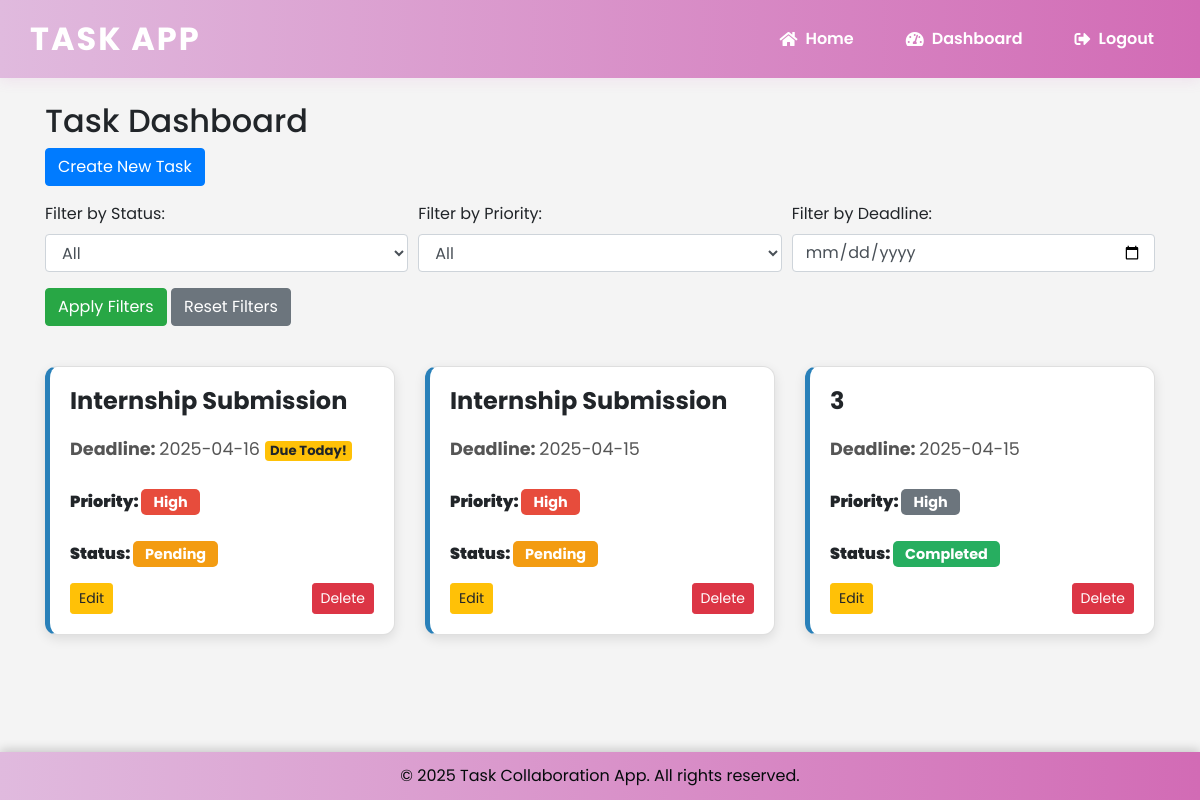
The app's page /dashboard.php (signed in) with its own data.
### tables this page shows
CREATE TABLE `tasks` (
  `id` int(11) NOT NULL,
  `user_id` int(11) NOT NULL,
  `title` varchar(255) NOT NULL,
  `deadline` date NOT NULL,
  `priority` enum('High','Medium','Low') NOT NULL,
  `status` enum('Pending','Completed') DEFAULT 'Pending'
);

### dashboard.php (the view, shortened to what this page needs)
<?php
include 'config/db.php';
include 'include/header.php';
$user_id = $_SESSION['user_id'];
$deadlineFilter = isset($_GET['deadline']) ? $_GET['deadline'] : '';
$whereClause = "";
$params = [$user_id];
$sql = "SELECT * FROM tasks WHERE user_id = ?" . $whereClause;
$stmt = $conn->prepare($sql);
$types = '';
foreach ($params as $param) {
    if (is_int($param)) {
        $types .= 'i';
    } elseif (is_float($param)) {
        $types .= 'd';
    } else {
        $types .= 's';
    }
}
$stmt->bind_param($types, ...$params);
$stmt->execute();
$tasks = $stmt->get_result()->fetch_all(MYSQLI_ASSOC);
?>
<link href="https://cdn.jsdelivr.net/npm/bootstrap@4.6.2/dist/css/bootstrap.min.css" rel="stylesheet">
<div class="container mt-4">
    <h2>Task Dashboard</h2>
    <a href="task.php" class="btn btn-primary mb-3">Create New Task</a>
    <form method="GET" class="mb-4">
        <div class="form-row">
            <div class="form-group col-md-4">
                <label for="status">Filter by Status:</label>
                <select name="status" id="status" class="form-control">
                    <option value="">All</option>
                </select>
            </div>
            <div class="form-group col-md-4">
                <label for="priority">Filter by Priority:</label>
                <select name="priority" id="priority" class="form-control">
                    <option value="">All</option>
                </select>
            </div>
            <div class="form-group col-md-4">
                <label for="deadline">Filter by Deadline:</label>
                <input type="date" name="deadline" id="deadline" class="form-control" value="<?php echo htmlspecialchars($deadlineFilter); ?>">
            </div>
            <div class="form-group col-md-4">
                <button type="submit" class="btn btn-success">Apply Filters</button>
                <a href="dashboard.php" class="btn btn-secondary reset-btn">Reset Filters</a>
            </div>
        </div>
    </form>
    <div class="row">
        <?php if (!empty($tasks)): ?>
            <?php
                $today = date('Y-m-d');
                $tomorrow = date('Y-m-d', strtotime('+1 day'));
                foreach ($tasks as $task):
                    $statusBadge = '';
                    $priorityBadge = '';
                    $dueAlert = '';
                    if ($task['status'] === 'Completed') {
                        $statusBadge = 'badge badge-success';
                        $priorityBadge = 'badge badge-secondary';
                    } else {
                        if ($task['status'] === 'Pending') {
                            $statusBadge = 'badge badge-warning';
                        } else {
                            $statusBadge = 'badge badge-secondary';
                        }
                        switch ($task['priority']) {
                            case 'High':
                                $priorityBadge = 'badge badge-danger';
                                break;
                        }
                        $dueDate = $task['deadline'];
                        if ($dueDate == $today) {
                            $dueAlert = 'Due Today!';
                        } elseif ($dueDate == $tomorrow) {
                            $dueAlert = 'Due Tomorrow!';
                        }
                    }
            ?>
                <div class="col-md-4">
                    <div class="card">
                        <div class="card-body">
                            <div class="row">
                                <div class="col-12">
                                    <h5 class="task-title"><?= htmlspecialchars($task['title']); ?></h5>
                                </div>
                                <div class="col-12">
                                    <p class="task-info">
                                        <strong>Deadline: </strong><?= $task['deadline']; ?>
                                        <span class="badge badge-warning"><?= $dueAlert; ?></span>
                                    </p>
                                </div>
                                <div class="col-12">
                                    <p class="task-priority">
                                        <strong>Priority: </strong><span class="<?= $priorityBadge ?>"><?= $task['priority']; ?></span>
                                    </p>
                                </div>
                                <div class="col-12">
                                    <p class="task-status">
                                        <strong>Status: </strong><span class="<?= $statusBadge ?>"><?= $task['status']; ?></span>
                                    </p>
                                </div>
                                <div class="col-12 d-flex justify-content-between">
                                    <a href="task.php?id=<?= $task['id']; ?>" class="btn btn-warning btn-sm">Edit</a>
                                    <a href="task.php?id=<?= $task['id']; ?>" class="btn btn-danger btn-sm">Delete</a>
                                </div>
                            </div>
                        </div>
                    </div>
                </div>
            <?php endforeach; ?>
        <?php else: ?>
            <div class="col-12">
                <p class="text-center">No tasks found</p>
            </div>
        <?php endif; ?>
    </div>
</div>
<footer>
    <p>&copy; <?php echo date("Y"); ?> Task Collaboration App. All rights reserved.</p>
</footer>

### include/header.php (shortened to what this page needs)
<!DOCTYPE html>
<html lang="en">
<head>
  <link rel="stylesheet" href="https://cdn.jsdelivr.net/npm/bootstrap@4.6.2/dist/css/bootstrap.min.css"/>
  <link rel="stylesheet" href="https://cdnjs.cloudflare.com/ajax/libs/font-awesome/5.15.4/css/all.min.css"/>
</head>
<body>
  <header>
    <div class="header-container">
      <a href="index.php" class="site-title">Task App</a>
      <nav id="navMenu">
        <?php
        if (!isset($_SESSION['user_id'])) {
            echo '<a href="index.php" onclick="closeMenu()"><i class="fas fa-home"></i> Home</a>';
            echo '<a href="login.php" onclick="closeMenu()"><i class="fas fa-sign-in-alt"></i> Login</a>';
            echo '<a href="register.php" onclick="closeMenu()"><i class="fas fa-user-plus"></i> Register</a>';
        } else {
            if ($_SESSION['role'] == 'admin') {
                echo '<a href="index.php" onclick="closeMenu()"><i class="fas fa-home"></i> Home</a>';
                echo '<a href="admin.php" onclick="closeMenu()"><i class="fas fa-tasks"></i> All User Tasks</a>';
                echo '<a href="task.php" onclick="closeMenu()"><i class="fas fa-plus"></i> Create Task</a>';
                echo '<a href="logout.php" onclick="closeMenu()"><i class="fas fa-sign-out-alt"></i> Logout</a>';
            } else {
                echo '<a href="index.php" onclick="closeMenu()"><i class="fas fa-home"></i> Home</a>';
                echo '<a href="dashboard.php" onclick="closeMenu()"><i class="fas fa-tachometer-alt"></i> Dashboard</a>';
                echo '<a href="logout.php" onclick="closeMenu()"><i class="fas fa-sign-out-alt"></i> Logout</a>';
            }
        }
        ?>
      </nav>
    </div>
  </header>
</body>
</html>

### include/header.php (style rules this page uses)
* { margin: 0; padding: 0; box-sizing: border-box; }
body { font-family: 'Arial', sans-serif; background-color: #f4f4f4; }
header { background: linear-gradient(to right,rgb(224, 186, 222),rgb(210, 107, 181)); padding: 15px 30px; color: black; box-shadow: 0 4px 12px rgba(207, 96, 183, 0.1); border-bottom: 3px solidrgb(135, 152, 164); }
.header-container { display: flex; justify-content: space-between; align-items: center; flex-wrap: wrap; }
.site-title { font-size: 2rem; font-weight: 700; text-transform: uppercase; letter-spacing: 2px; color: black; text-decoration: none; }
nav { display: flex; gap: 20px; }
nav a { color: black; text-decoration: none; font-size: 1rem; font-weight: 600; padding: 8px 16px; border-radius: 4px; display: flex; align-items: center; gap: 8px; transition: background 0.3s, color 0.3s; }

### dashboard.php (style rules this page uses)
body { font-family: 'Poppins', sans-serif; background-color: #f4f4f4; }
header { background: linear-gradient(to right,rgb(224, 186, 222),rgb(210, 107, 181)); padding: 15px 30px; color: white; box-shadow: 0 4px 12px rgba(207, 96, 183, 0.1); border-bottom: 3px solidrgb(135, 152, 164); }
.header-container { display: flex; justify-content: space-between; align-items: center; flex-wrap: wrap; }
.site-title { font-size: 2rem; font-weight: 700; color: white; text-decoration: none; }
nav { display: flex; gap: 20px; }
nav a { color: white; text-decoration: none; font-size: 1rem; font-weight: 600; padding: 8px 16px; border-radius: 4px; display: flex; align-items: center; gap: 8px; transition: background 0.3s, color 0.3s; }
.card { margin-bottom: 20px; box-shadow: 0 4px 12px rgba(0, 0, 0, 0.1); border-radius: 12px; background-color: #fff; overflow: hidden; border-left: 5px solid #2980b9; transition: transform 0.3s ease-in-out; }
.card-body { padding: 20px; }
.task-title { font-size: 1.5rem; font-weight: bold; margin-bottom: 10px; }
.task-info { font-size: 1.1rem; margin-top: 10px; color: #555; }
.task-status, .task-priority { font-weight: bold; margin-top: 10px; }
.task-status span, .task-priority span { padding: 6px 12px; border-radius: 5px; color: white; font-size: 0.9rem; }
.task-status .badge-warning { background-color: #f39c12; }
.task-status .badge-success { background-color: #27ae60; }
.task-priority .badge-danger { background-color: #e74c3c; }
footer { position: fixed; bottom: 0; left: 0; width: 100%; background: linear-gradient(to right,rgb(224, 186, 222),rgb(210, 107, 181)); color:rgb(5, 10, 11); text-align: center; padding: 12px 15px; font-size: 1rem; z-index: 1000; box-shadow: 0 -2px 10px rgba(0, 0, 0, 0.2); }
footer p { margin: 0; }

### records on screen
tasks: title "Internship Submission", deadline "2025-04-16", deadline "Due Today!", priority "High", status "Pending"
tasks: title "Internship Submission", deadline "2025-04-15", priority "High", status "Pending"
tasks: title "3", deadline "2025-04-15", priority "High", status "Completed"
